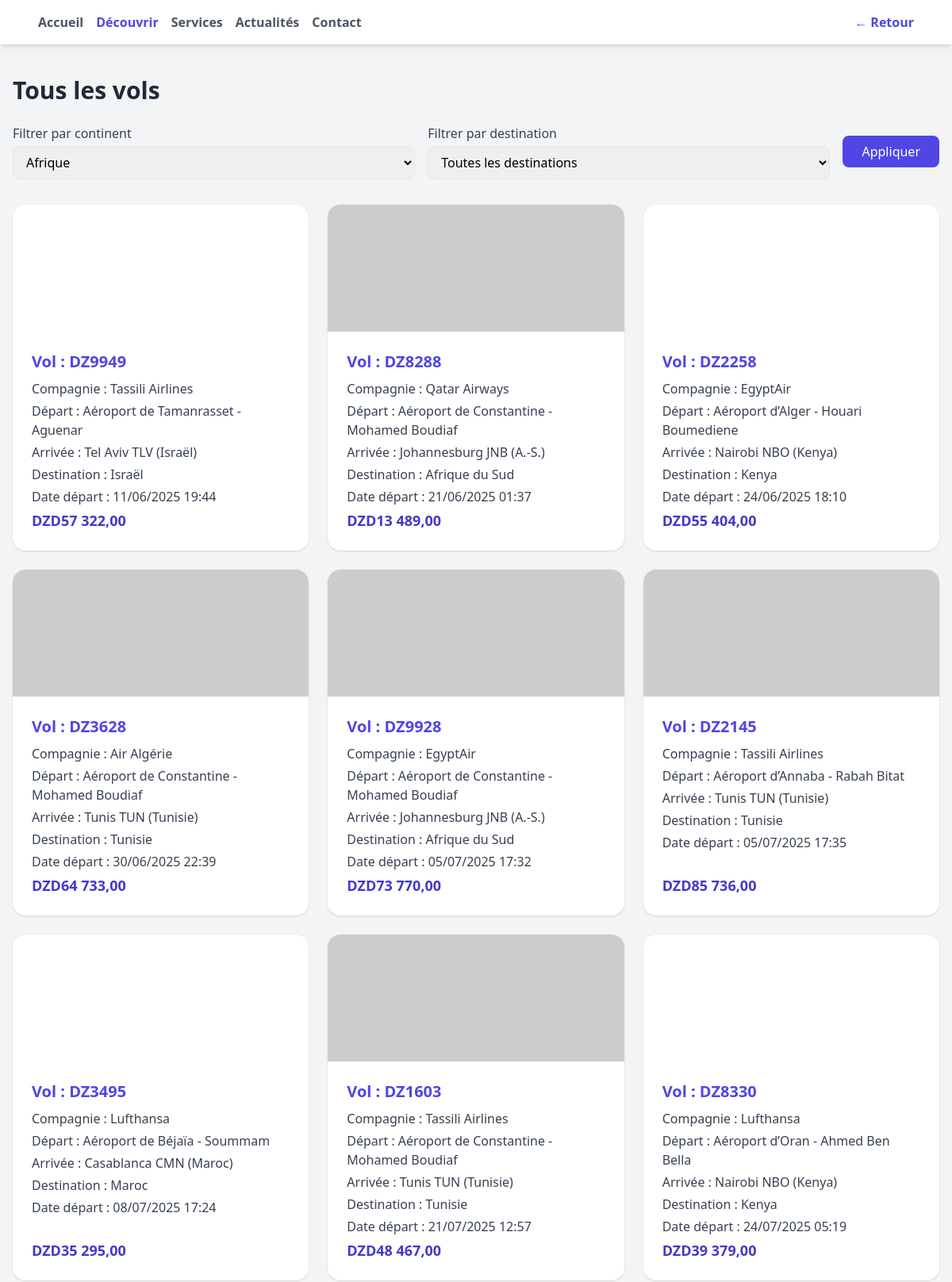
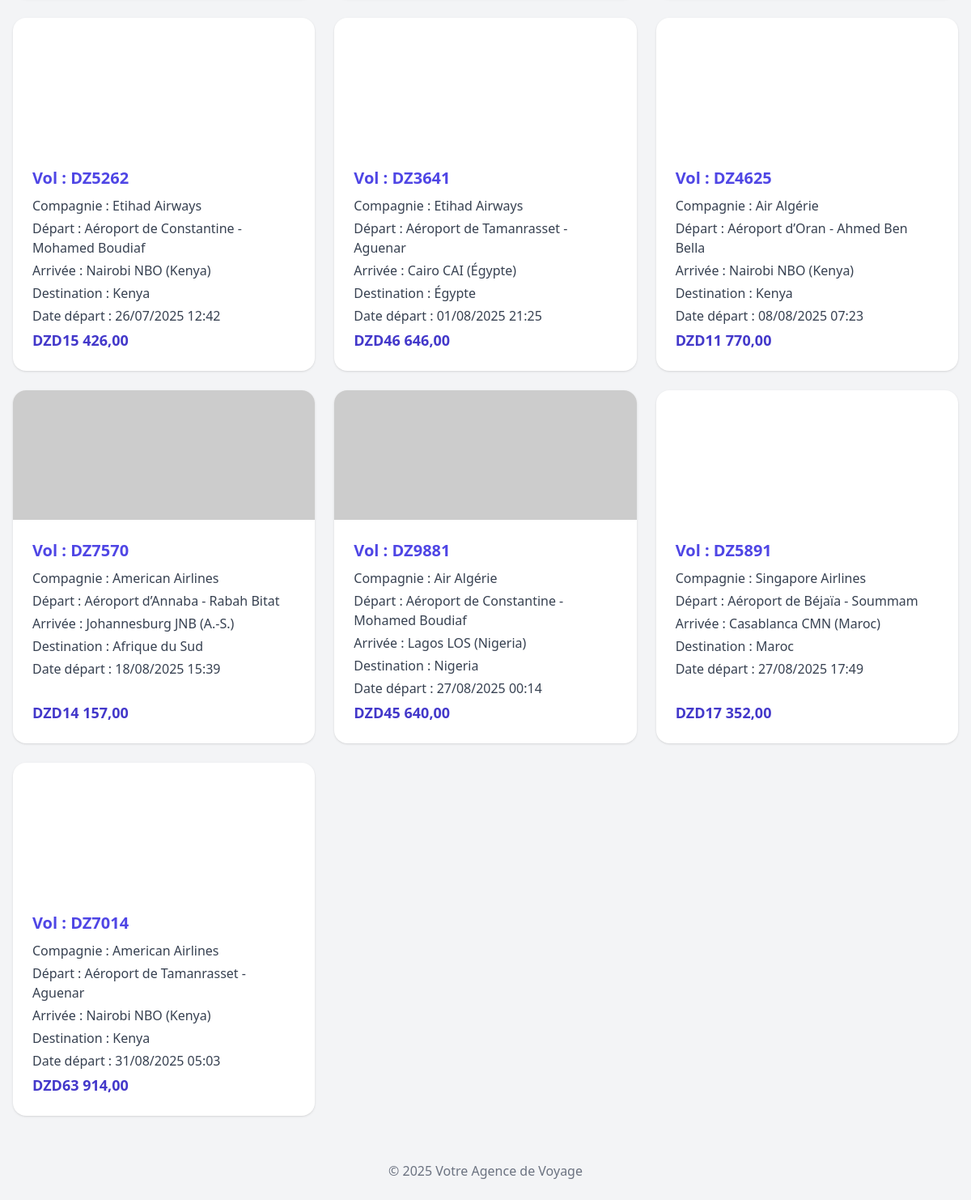
Page /pages/Discover.php?continent=Afrique on the committed database (2 pictures, top to bottom).
### tables this page shows
CREATE TABLE IF NOT EXISTS `vol` (
  `id` int UNSIGNED NOT NULL AUTO_INCREMENT,
  `numero_vol` varchar(20) NOT NULL,
  `compagnie_aerienne` varchar(60) DEFAULT NULL,
  `aeroport_depart` varchar(80) DEFAULT NULL,
  `aeroport_arrivee` varchar(80) DEFAULT NULL,
  `destination` varchar(255) DEFAULT NULL,
  `continent` varchar(100) DEFAULT NULL,
  `date_depart` datetime NOT NULL,
  `date_arrivee` datetime NOT NULL,
  `type_vol` varchar(40) DEFAULT NULL,
  `prix` decimal(10,2) NOT NULL DEFAULT '0.00',
  `places_disponibles` int UNSIGNED NOT NULL DEFAULT '0',
  PRIMARY KEY (`id`),
  UNIQUE KEY `numero_vol` (`numero_vol`)
);

### pages/Discover.php (the view, shortened to what this page needs)
<?php
$db = new Database('localhost', 'root', '', 'pfe');
$conn = $db->getConnection();
$continentFilter   = $_GET['continent'] ?? '';
$continents = $conn->query("SELECT DISTINCT continent FROM vol ORDER BY continent")->fetch_all(MYSQLI_ASSOC);
$sql    = "SELECT * FROM vol WHERE 1";
$params = [];
$types  = '';
if ($continentFilter) {
    $sql       .= " AND continent = ?";
    $params[]  = $continentFilter;
    $types    .= 's';
}
$sql .= " ORDER BY date_depart ASC";
$stmt = $conn->prepare($sql);
if ($params) {
    $stmt->bind_param($types, ...$params);
}
$stmt->execute();
$flights = $stmt->get_result()->fetch_all(MYSQLI_ASSOC);
?>
<!DOCTYPE html>
<html lang="fr">
<head>
  <script src="https://cdn.tailwindcss.com"></script>
</head>
<body class="bg-gray-100 min-h-screen">
  <nav class="fixed top-0 left-0 right-0 bg-white backdrop-blur-md shadow-md z-50">
    <div class="max-w-7xl mx-auto px-6 md:px-12 py-4 flex justify-between items-center">
      <div class="flex items-center gap-4">
        <a href="welcome.php" class="text-gray-600 hover:text-gray-900 font-semibold">Accueil</a>
        <a href="Discover.php" class="text-indigo-600 font-bold">Découvrir</a>
        <a href="Services.php" class="text-gray-600 hover:text-gray-900 font-semibold">Services</a>
        <a href="Actualites.php" class="text-gray-600 hover:text-gray-900 font-semibold">Actualités</a>
        <a href="Contact.php" class="text-gray-600 hover:text-gray-900 font-semibold">Contact</a>
      </div>
      <a href="welcome.php" class="text-indigo-600 font-bold hover:text-indigo-800">&larr; Retour</a>
    </div>
  </nav>
  <main class="pt-24 max-w-7xl mx-auto px-4 py-8">
    <h1 class="text-3xl font-semibold text-gray-800 mb-6">Tous les vols</h1>
    <form method="GET" class="mb-8 flex flex-wrap gap-4 items-center">
      <div class="flex-1 min-w-[200px]">
        <label class="block text-gray-700 mb-1">Filtrer par continent</label>
        <select name="continent" class="w-full border rounded-lg px-3 py-2">
          <?php foreach ($continents as $c): ?>
            <option value="<?= htmlspecialchars($c['continent']) ?>" <?= $c['continent'] === $continentFilter ? 'selected' : '' ?> >
              <?= htmlspecialchars($c['continent']) ?>
            </option>
          <?php endforeach; ?>
        </select>
      </div>
      <div class="flex-1 min-w-[200px]">
        <label class="block text-gray-700 mb-1">Filtrer par destination</label>
        <select name="destination" class="w-full border rounded-lg px-3 py-2">
          <option value="">Toutes les destinations</option>
        </select>
      </div>
      <button type="submit" class="bg-indigo-600 text-white px-6 py-2 rounded-lg hover:bg-indigo-700 transition">Appliquer</button>
    </form>
    <?php if (empty($flights)): ?>
      <div class="text-center py-20">
        <p class="text-gray-500 text-lg">Aucun vol disponible pour ces critères.</p>
      </div>
    <?php else: ?>
      <div class="grid gap-6 md:grid-cols-2 lg:grid-cols-3">
        <?php foreach ($flights as $flight): ?>
          <?php
            $dest = ucfirst(strtolower($flight['destination']));
            $imgPath = $imageMap[$dest] ?? 'https://via.placeholder.com/400x300?text=' . urlencode($dest);
          ?>
          <div class="bg-white rounded-2xl overflow-hidden shadow hover:shadow-lg transition flex flex-col">
            <div class="h-40 bg-cover bg-center" style="background-image: url('<?= $imgPath ?>')"></div>
            <div class="p-6 flex flex-col flex-1">
              <h2 class="text-xl font-bold text-indigo-600 mb-2">Vol : <?= htmlspecialchars($flight['numero_vol']) ?></h2>
              <p class="text-gray-700 mb-1"><span class="font-medium">Compagnie :</span> <?= htmlspecialchars($flight['compagnie_aerienne']) ?></p>
              <p class="text-gray-700 mb-1"><span class="font-medium">Départ :</span> <?= htmlspecialchars($flight['aeroport_depart']) ?></p>
              <p class="text-gray-700 mb-1"><span class="font-medium">Arrivée :</span> <?= htmlspecialchars($flight['aeroport_arrivee']) ?></p>
              <p class="text-gray-700 mb-1"><span class="font-medium">Destination :</span> <?= htmlspecialchars($flight['destination']) ?></p>
              <p class="text-gray-700 mb-1"><span class="font-medium">Date départ :</span> <?= date('d/m/Y H:i', strtotime($flight['date_depart'])) ?></p>
              <div class="mt-auto">
                <p class="text-indigo-700 text-lg font-semibold">DZD<?= number_format($flight['prix'], 2, ',', ' ') ?></p>
              </div>
            </div>
          </div>
        <?php endforeach; ?>
      </div>
    <?php endif; ?>
  </main>
  <footer class="text-center py-6 text-gray-500">
    © <?= date('Y') ?> Votre Agence de Voyage
  </footer>
</body>
</html>

### rows in the picture
vol: numero_vol "DZ9949", compagnie_aerienne "Tassili Airlines", aeroport_depart "Aéroport de Tamanrasset - Aguenar", aeroport_arrivee "Tel Aviv TLV (Israël)", destination "Israël", date_depart "11/06/2025 19:44", prix "57 322,00"
vol: numero_vol "DZ8288", compagnie_aerienne "Qatar Airways", aeroport_depart "Aéroport de Constantine - Mohamed Boudiaf", aeroport_arrivee "Johannesburg JNB (A.-S.)", destination "Afrique du Sud", date_depart "21/06/2025 01:37", prix "13 489,00"
vol: numero_vol "DZ2258", compagnie_aerienne "EgyptAir", aeroport_depart "Aéroport d’Alger - Houari Boumediene", aeroport_arrivee "Nairobi NBO (Kenya)", destination "Kenya", date_depart "24/06/2025 18:10", prix "55 404,00"
vol: numero_vol "DZ3628", compagnie_aerienne "Air Algérie", aeroport_depart "Aéroport de Constantine - Mohamed Boudiaf", aeroport_arrivee "Tunis TUN (Tunisie)", destination "Tunisie", date_depart "30/06/2025 22:39", prix "64 733,00"
vol: numero_vol "DZ9928", compagnie_aerienne "EgyptAir", aeroport_depart "Aéroport de Constantine - Mohamed Boudiaf", aeroport_arrivee "Johannesburg JNB (A.-S.)", destination "Afrique du Sud", date_depart "05/07/2025 17:32", prix "73 770,00"
vol: numero_vol "DZ2145", compagnie_aerienne "Tassili Airlines", aeroport_depart "Aéroport d’Annaba - Rabah Bitat", aeroport_arrivee "Tunis TUN (Tunisie)", destination "Tunisie", date_depart "05/07/2025 17:35", prix "85 736,00"
vol: numero_vol "DZ3495", compagnie_aerienne "Lufthansa", aeroport_depart "Aéroport de Béjaïa - Soummam", aeroport_arrivee "Casablanca CMN (Maroc)", destination "Maroc", date_depart "08/07/2025 17:24", prix "35 295,00"
vol: numero_vol "DZ1603", compagnie_aerienne "Tassili Airlines", aeroport_depart "Aéroport de Constantine - Mohamed Boudiaf", aeroport_arrivee "Tunis TUN (Tunisie)", destination "Tunisie", date_depart "21/07/2025 12:57", prix "48 467,00"
vol: numero_vol "DZ8330", compagnie_aerienne "Lufthansa", aeroport_depart "Aéroport d’Oran - Ahmed Ben Bella", aeroport_arrivee "Nairobi NBO (Kenya)", destination "Kenya", date_depart "24/07/2025 05:19", prix "39 379,00"
vol: numero_vol "DZ5262", compagnie_aerienne "Etihad Airways", aeroport_depart "Aéroport de Constantine - Mohamed Boudiaf", aeroport_arrivee "Nairobi NBO (Kenya)", destination "Kenya", date_depart "26/07/2025 12:42", prix "15 426,00"
vol: numero_vol "DZ3641", compagnie_aerienne "Etihad Airways", aeroport_depart "Aéroport de Tamanrasset - Aguenar", aeroport_arrivee "Cairo CAI (Égypte)", destination "Égypte", date_depart "01/08/2025 21:25", prix "46 646,00"
vol: numero_vol "DZ4625", compagnie_aerienne "Air Algérie", aeroport_depart "Aéroport d’Oran - Ahmed Ben Bella", aeroport_arrivee "Nairobi NBO (Kenya)", destination "Kenya", date_depart "08/08/2025 07:23", prix "11 770,00"
vol: numero_vol "DZ7570", compagnie_aerienne "American Airlines", aeroport_depart "Aéroport d’Annaba - Rabah Bitat", aeroport_arrivee "Johannesburg JNB (A.-S.)", destination "Afrique du Sud", date_depart "18/08/2025 15:39", prix "14 157,00"
vol: numero_vol "DZ9881", compagnie_aerienne "Air Algérie", aeroport_depart "Aéroport de Constantine - Mohamed Boudiaf", aeroport_arrivee "Lagos LOS (Nigeria)", destination "Nigeria", date_depart "27/08/2025 00:14", prix "45 640,00"
vol: numero_vol "DZ5891", compagnie_aerienne "Singapore Airlines", aeroport_depart "Aéroport de Béjaïa - Soummam", aeroport_arrivee "Casablanca CMN (Maroc)", destination "Maroc", date_depart "27/08/2025 17:49", prix "17 352,00"
vol: numero_vol "DZ7014", compagnie_aerienne "American Airlines", aeroport_depart "Aéroport de Tamanrasset - Aguenar", aeroport_arrivee "Nairobi NBO (Kenya)", destination "Kenya", date_depart "31/08/2025 05:03", prix "63 914,00"

### other values in the picture
form field continent "Afrique"
